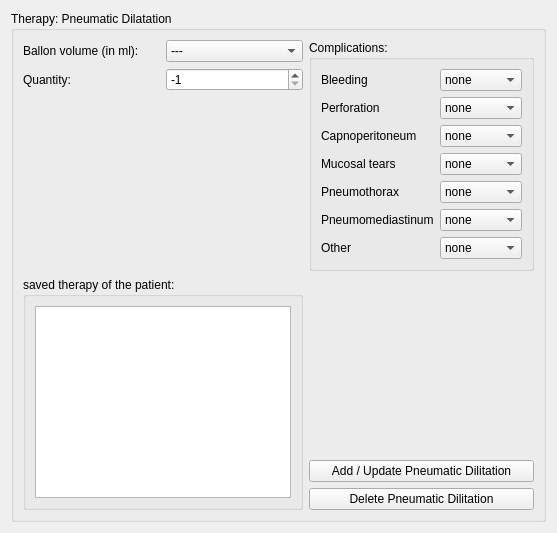
          <widget class="QWidget" name="pneum_dil">
           <layout class="QGridLayout" name="gridLayout_10">
            <item row="0" column="0">
             <widget class="QGroupBox" name="groupBox_5">
              <property name="title">
               <string>Therapy: Pneumatic Dilatation</string>
              </property>
              <layout class="QGridLayout" name="gridLayout_34">
               <item row="1" column="0" colspan="2">
                <widget class="QGroupBox" name="groupBox_16">
                 <property name="title">
                  <string>saved therapy of the patient:</string>
                 </property>
                 <layout class="QGridLayout" name="gridLayout_47">
                  <item row="0" column="0">
                   <widget class="QTextEdit" name="pd_text">
                    <property name="readOnly">
                     <bool>true</bool>
                    </property>
                   </widget>
                  </item>
                 </layout>
                </widget>
               </item>
               <item row="1" column="2">
                <layout class="QGridLayout" name="gridLayout_28">
                 <item row="0" column="0">
                  <spacer name="verticalSpacer_7">
                   <property name="orientation">
                    <enum>Qt::Vertical</enum>
                   </property>
                   <property name="sizeHint" stdset="0">
                    <size>
                     <width>20</width>
                     <height>40</height>
                    </size>
                   </property>
                  </spacer>
                 </item>
                 <item row="2" column="0">
                  <widget class="QPushButton" name="delete_pd_button">
                   <property name="text">
                    <string>Delete Pneumatic Dilitation</string>
                   </property>
                  </widget>
                 </item>
                 <item row="1" column="0">
                  <widget class="QPushButton" name="add_pd_button">
                   <property name="text">
                    <string>Add / Update Pneumatic Dilitation</string>
                   </property>
                  </widget>
                 </item>
                </layout>
               </item>
               <item row="0" column="2">
                <widget class="QGroupBox" name="pneumatic_dilitation_complications">
                 <property name="title">
                  <string>Complications:</string>
                 </property>
                 <property name="checkable">
                  <bool>false</bool>
                 </property>
                 <property name="checked">
                  <bool>false</bool>
                 </property>
                 <layout class="QGridLayout" name="gridLayout_81">
                  <item row="0" column="1">
                   <widget class="QComboBox" name="bleeding_pd">
                    <property name="enabled">
                     <bool>true</bool>
                    </property>
                    <item>
                     <property name="text">
                      <string>none</string>
                     </property>
                    </item>
                    <item>
                     <property name="text">
                      <string>mild</string>
                     </property>
                    </item>
                    <item>
                     <property name="text">
                      <string>moderate</string>
                     </property>
                    </item>
                    <item>
                     <property name="text">
                      <string>servere</string>
                     </property>
                    </item>
                   </widget>
                  </item>
                  <item row="1" column="1">
                   <widget class="QComboBox" name="perforation_pd">
                    <property name="enabled">
                     <bool>true</bool>
                    </property>
                    <item>
                     <property name="text">
                      <string>none</string>
                     </property>
                    </item>
                    <item>
                     <property name="text">
                      <string>mild</string>
                     </property>
                    </item>
                    <item>
                     <property name="text">
                      <string>moderate</string>
                     </property>
                    </item>
                    <item>
                     <property name="text">
                      <string>severe</string>
                     </property>
                    </item>
                   </widget>
                  </item>
                  <item row="4" column="0">
                   <widget class="QLabel" name="label_134">
                    <property name="enabled">
                     <bool>true</bool>
                    </property>
                    <property name="text">
                     <string>Pneumothorax</string>
                    </property>
                   </widget>
                  </item>
                  <item row="3" column="1">
                   <widget class="QComboBox" name="mucusal_tears_pd">
                    <property name="enabled">
                     <bool>true</bool>
                    </property>
                    <item>
                     <property name="text">
                      <string>none</string>
                     </property>
                    </item>
                    <item>
                     <property name="text">
                      <string>mild</string>
                     </property>
                    </item>
                    <item>
                     <property name="text">
                      <string>moderate</string>
                     </property>
                    </item>
                    <item>
                     <property name="text">
                      <string>severe</string>
                     </property>
                    </item>
                   </widget>
                  </item>
                  <item row="2" column="1">
                   <widget class="QComboBox" name="capnoperitoneum_pd">
                    <property name="enabled">
                     <bool>true</bool>
                    </property>
                    <item>
                     <property name="text">
                      <string>none</string>
                     </property>
                    </item>
                    <item>
                     <property name="text">
                      <string>mild</string>
                     </property>
                    </item>
                    <item>
                     <property name="text">
                      <string>moderate</string>
                     </property>
                    </item>
                    <item>
                     <property name="text">
                      <string>severe</string>
                     </property>
                    </item>
                   </widget>
                  </item>
                  <item row="0" column="0">
                   <widget class="QLabel" name="label_135">
                    <property name="enabled">
                     <bool>true</bool>
                    </property>
                    <property name="text">
                     <string>Bleeding</string>
                    </property>
                   </widget>
                  </item>
                  <item row="2" column="0">
                   <widget class="QLabel" name="label_136">
                    <property name="enabled">
                     <bool>true</bool>
                    </property>
                    <property name="text">
                     <string>Capnoperitoneum</string>
                    </property>
                   </widget>
                  </item>
                  <item row="6" column="0">
                   <widget class="QLabel" name="label_137">
                    <property name="enabled">
                     <bool>true</bool>
                    </property>
                    <property name="text">
                     <string>Other</string>
                    </property>
                   </widget>
                  </item>
                  <item row="1" column="0">
                   <widget class="QLabel" name="label_138">
                    <property name="enabled">
                     <bool>true</bool>
                    </property>
                    <property name="text">
                     <string>Perforation</string>
                    </property>
                   </widget>
                  </item>
                  <item row="3" column="0">
                   <widget class="QLabel" name="label_139">
                    <property name="enabled">
                     <bool>true</bool>
                    </property>
                    <property name="text">
                     <string>Mucosal tears</string>
                    </property>
                   </widget>
                  </item>
                  <item row="5" column="0">
                   <widget class="QLabel" name="label_140">
                    <property name="enabled">
                     <bool>true</bool>
                    </property>
                    <property name="text">
                     <string>Pneumomediastinum</string>
                    </property>
                   </widget>
                  </item>
                  <item row="4" column="1">
                   <widget class="QComboBox" name="pneumothorax_pd">
                    <property name="enabled">
                     <bool>true</bool>
                    </property>
                    <item>
                     <property name="text">
                      <string>none</string>
                     </property>
                    </item>
                    <item>
                     <property name="text">
                      <string>mild</string>
                     </property>
                    </item>
                    <item>
                     <property name="text">
                      <string>moderate</string>
                     </property>
                    </item>
                    <item>
                     <property name="text">
                      <string>severe</string>
                     </property>
                    </item>
                   </widget>
                  </item>
                  <item row="5" column="1">
                   <widget class="QComboBox" name="pneumomediastinum_pd">
                    <property name="enabled">
                     <bool>true</bool>
                    </property>
                    <item>
                     <property name="text">
                      <string>none</string>
                     </property>
                    </item>
                    <item>
                     <property name="text">
                      <string>mild</string>
                     </property>
                    </item>
                    <item>
                     <property name="text">
                      <string>moderate</string>
                     </property>
                    </item>
                    <item>
                     <property name="text">
                      <string>severe</string>
                     </property>
                    </item>
                   </widget>
                  </item>
                  <item row="6" column="1">
                   <widget class="QComboBox" name="other_pd">
                    <property name="enabled">
                     <bool>true</bool>
                    </property>
                    <item>
                     <property name="text">
                      <string>none</string>
                     </property>
                    </item>
                    <item>
                     <property name="text">
                      <string>mild</string>
                     </property>
                    </item>
                    <item>
                     <property name="text">
                      <string>moderate</string>
                     </property>
                    </item>
                    <item>
                     <property name="text">
                      <string>severe</string>
                     </property>
                    </item>
                   </widget>
                  </item>
                 </layout>
                </widget>
               </item>
               <item row="0" column="0" colspan="2">
                <layout class="QGridLayout" name="gridLayout_55">
                 <item row="1" column="1">
                  <widget class="QComboBox" name="pd_ballon_volume_dropdown">
                   <item>
                    <property name="text">
                     <string>---</string>
                    </property>
                   </item>
                   <item>
                    <property name="text">
                     <string>30</string>
                    </property>
                   </item>
                   <item>
                    <property name="text">
                     <string>35</string>
                    </property>
                   </item>
                   <item>
                    <property name="text">
                     <string>40</string>
                    </property>
                   </item>
                  </widget>
                 </item>
                 <item row="2" column="0">
                  <widget class="QLabel" name="label_22">
                   <property name="text">
                    <string>Quantity:</string>
                   </property>
                  </widget>
                 </item>
                 <item row="1" column="0">
                  <widget class="QLabel" name="label_9">
                   <property name="text">
                    <string>Ballon volume (in ml):</string>
                   </property>
                  </widget>
                 </item>
                 <item row="2" column="1">
                  <widget class="QSpinBox" name="pd_quantity_spin">
                   <property name="minimum">
                    <number>-1</number>
                   </property>
                   <property name="value">
                    <number>-1</number>
                   </property>
                  </widget>
                 </item>
                 <item row="3" column="1">
                  <spacer name="verticalSpacer_16">
                   <property name="orientation">
                    <enum>Qt::Vertical</enum>
                   </property>
                   <property name="sizeHint" stdset="0">
                    <size>
                     <width>20</width>
                     <height>40</height>
                    </size>
                   </property>
                  </spacer>
                 </item>
                </layout>
               </item>
              </layout>
             </widget>
            </item>
           </layout>
          </widget>
